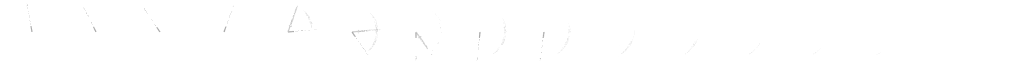
#> input picture jogos/hordas/fonte_arte/blender_corte/corte_hazaki_folha.png, 2048 x 128 px (shown at 1/2 size)
$ python girar_corte.py
#> lines starting #> are read from the running program, lines starting #| are printed output that depends on the picture; after the words box and inside, x2 and y2 are one past the last pixel; in counts of white or black regions, pixels touching at a corner belong together
"""Gira a folha do corte (Blender) em 22,5, 45 e 67,5 graus, quadro a quadro, com RotSprite (pixel art sem pixel solto).

Por que: o corte da katana era um sprite de pixel art girado em tempo de execucao por qualquer angulo. Girar pixel art livre
mistura pixels de tamanhos diferentes. Agora o jogo escolhe uma de 16 direcoes (passos de 22,5 graus). Os quadros dos multiplos de 90
graus saem de uma troca exata de UV no shader (efeitos.gd), sem reamostrar. Estes tres arquivos por variante sao os unicos que precisam de
reamostragem; o 0 grau e a folha original (corte_hazaki_folha.png, a mesma de assets/v2/efeitos/).

Limite conhecido: o quad do corte tem o tamanho do quadro, entao o que o giro leva para fora do quadro (a folha tem conteudo ate ~83 px do
centro, fora do circulo inscrito de raio 64) e cortado nos giros de 22,5, 45 e 67,5 graus; antes, com o no girado, o quad inteiro girava e
nada se perdia. O AVISO abaixo lista os quadros afetados. Aceito: a perda e so nos cantos extremos do arco e nao muda o alcance do golpe.

Algoritmo (RotSprite de Xenowhirl): ampliar 8x com Scale2x tres vezes (EPX, so cria cor onde ja existe), girar por vizinho mais proximo
no quadro ampliado em volta do centro (64, 64), reduzir pegando o pixel do meio de cada bloco 8x8. Sem media, entao as cores e os alfas
de saida sao um subconjunto dos de entrada.

Convencao do angulo = a do Godot: rotacao positiva = sentido horario na tela (y para baixo).

Uso (de qualquer pasta):  python girar_corte.py
Saida: jogos/hordas/projeto/assets/v2/efeitos/corte_hazaki_r{1,2,3}.png e corte_hazaki_ciano_r{1,2,3}.png
"""

import math
import os
import sys

import numpy as np
from PIL import Image

AQUI = os.path.dirname(os.path.abspath(__file__))
SAIDA = os.path.normpath(os.path.join(AQUI, "..", "..", "projeto", "assets", "v2", "efeitos"))
QUADRO = 128
FATOR = 8  # 3 passadas de Scale2x
PASSOS = (1, 2, 3)  # x 22,5 graus
# (arquivo-fonte, lado do pixel da arte). A ciano e desenhada numa grade 2x2 (cada pixel da arte = bloco 2x2): gira-se a versao reduzida
# (64x64 por quadro) e amplia-se de volta por repeticao, senao o RotSprite giraria a grade de 2 px como se fosse de 1 px e sairia pixel misto.
VARIANTES = {
    "corte_hazaki": ("corte_hazaki_folha.png", 1),
    "corte_hazaki_ciano": ("corte_hazaki_ciano_folha.png", 2),
    "corte_pfx": ("corte_pfx_folha.png", 1),
    "corte_pfx_ciano": ("corte_pfx_ciano_folha.png", 2),
}


def codificar(rgba: np.ndarray) -> np.ndarray:
    """RGBA 8 bits -> uint32. Alfa 0 vira 0 (o RGB de um pixel transparente nao conta)."""
    r, g, b, a = (rgba[..., i].astype(np.uint32) for i in range(4))
    cod = (r << 24) | (g << 16) | (b << 8) | a
    cod[a == 0] = 0
    return cod


def decodificar(cod: np.ndarray) -> np.ndarray:
    return np.stack([(cod >> 24) & 255, (cod >> 16) & 255, (cod >> 8) & 255, cod & 255], axis=-1).astype(np.uint8)


def scale2x(c: np.ndarray) -> np.ndarray:
    """Scale2x (AdvMAME2x): cada pixel vira 2x2; so copia a cor de um vizinho, nunca inventa."""
    p = np.pad(c, 1, mode="constant")
    P = p[1:-1, 1:-1]
    A, D = p[:-2, 1:-1], p[2:, 1:-1]  # cima, baixo
    C, B = p[1:-1, :-2], p[1:-1, 2:]  # esquerda, direita
    e0 = np.where((C == A) & (C != D) & (A != B), A, P)
    e1 = np.where((A == B) & (A != C) & (B != D), B, P)
    e2 = np.where((D == C) & (D != B) & (C != A), C, P)
    e3 = np.where((B == D) & (B != A) & (D != C), D, P)
    out = np.zeros((c.shape[0] * 2, c.shape[1] * 2), dtype=c.dtype)
    out[0::2, 0::2], out[0::2, 1::2], out[1::2, 0::2], out[1::2, 1::2] = e0, e1, e2, e3
    return out


def girar_quadro(q: np.ndarray, graus: float) -> np.ndarray:
    """q = quadro 128x128 codificado. Devolve o quadro girado `graus` (horario na tela)."""
    g = q
    for _ in range(3):
        g = scale2x(g)
    n = g.shape[0]
    th = math.radians(graus)
    c, s = math.cos(th), math.sin(th)
    ys, xs = np.mgrid[0:n, 0:n]
    dx, dy = xs + 0.5 - n / 2, ys + 0.5 - n / 2
    # fonte = R(-th) * (p - centro) + centro
    sx = np.floor(c * dx + s * dy + n / 2).astype(int)
    sy = np.floor(-s * dx + c * dy + n / 2).astype(int)
    ok = (sx >= 0) & (sx < n) & (sy >= 0) & (sy < n)
    rot = np.zeros_like(g)
    rot[ok] = g[sy[ok], sx[ok]]
    return rot[FATOR // 2 :: FATOR, FATOR // 2 :: FATOR]  # o pixel do meio de cada bloco 8x8


def processar(nome: str, arq: str, bloco: int) -> None:
    im = np.array(Image.open(os.path.join(AQUI, arq)).convert("RGBA"))
    assert im.shape[0] == QUADRO and im.shape[1] % QUADRO == 0, im.shape
    n = im.shape[1] // QUADRO
    cod = codificar(im)
    quadro = QUADRO // bloco
    if bloco > 1:
        peq = cod[::bloco, ::bloco]
        assert np.array_equal(np.repeat(np.repeat(peq, bloco, axis=0), bloco, axis=1), cod), "a fonte nao e uma grade %dx%d pura" % (bloco, bloco)
        cod = peq
    # o conteudo precisa caber no circulo inscrito (raio 64): fora dele um giro cortaria o canto
    ys, xs = np.mgrid[0:quadro, 0:quadro]
    fora_circ = ((xs + 0.5 - quadro / 2) ** 2 + (ys + 0.5 - quadro / 2) ** 2) > (quadro / 2) ** 2
    for k in range(n):
        q = cod[:, k * quadro : (k + 1) * quadro]
        if np.any(q[fora_circ] != 0):
            print("  AVISO: %s quadro %d tem conteudo fora do circulo inscrito (%d px)" % (nome, k, int(np.count_nonzero(q[fora_circ]))))
    cores_ent = set(np.unique(cod).tolist())
    for passo in PASSOS:
        saida = np.zeros_like(cod)
        for k in range(n):
            saida[:, k * quadro : (k + 1) * quadro] = girar_quadro(cod[:, k * quadro : (k + 1) * quadro], passo * 22.5)
        assert set(np.unique(saida).tolist()) <= cores_ent, "cor nova: houve suavizacao"
        saida = np.repeat(np.repeat(saida, bloco, axis=0), bloco, axis=1)
        destino = os.path.join(SAIDA, "%s_r%d.png" % (nome, passo))
        Image.fromarray(decodificar(saida), "RGBA").save(destino, optimize=True)
        print("%s: %s (%d quadros, %d cores de entrada, alfa total %d -> %d)" % (nome, os.path.basename(destino), n, len(cores_ent), int((cod & 255).sum()), int((saida & 255).sum()) // (bloco * bloco)))


if __name__ == "__main__":
    for nome, (arq, bloco) in VARIANTES.items():
        processar(nome, arq, bloco)
#> in processar, im is the input picture: shape (128, 2048, 4); mean R, G, B, A 5.4, 5.4, 5.4, 3.7
#> in codificar, `r, g, b, a = (rgba[..., i].astype(np.uint32) for i in range(4))`:
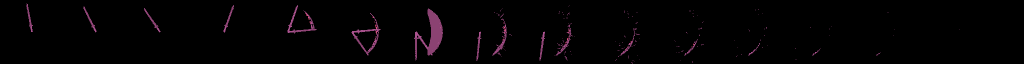
#> r: shape (128, 2048) uint32 (shown at 1/2 size); 4 distinct labels, from 0 to 255; one colour per label, 0 black
#> in codificar, `r, g, b, a = (rgba[..., i].astype(np.uint32) for i in range(4))`: a: shape (128, 2048) uint32; 7 distinct labels, from 0 to 255
#> in codificar, `cod = (r << 24) | (g << 16) | (b << 8) | a`:
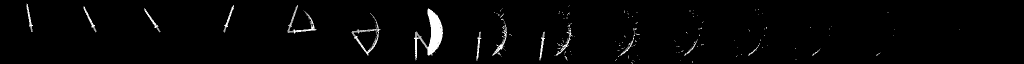
#> cod: shape (128, 2048) uint32 (shown at 1/2 size); min 0, max 4.29e+09, mean 90761896.9; drawn with min black and max white
#> the loop in processar, `for k in range(n):` made 16 passes
#|   AVISO: corte_hazaki quadro 7 tem conteudo fora do circulo inscrito (2 px)
#|   AVISO: corte_hazaki quadro 8 tem conteudo fora do circulo inscrito (22 px)
#|   AVISO: corte_hazaki quadro 9 tem conteudo fora do circulo inscrito (16 px)
#|   AVISO: corte_hazaki quadro 10 tem conteudo fora do circulo inscrito (12 px)
#|   AVISO: corte_hazaki quadro 11 tem conteudo fora do circulo inscrito (1 px)
#|   AVISO: corte_hazaki quadro 12 tem conteudo fora do circulo inscrito (1 px)
#> pass 1, in processar, `q = cod[:, k * quadro : (k + 1) * quadro]`:
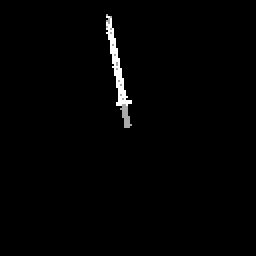
#> q: shape (128, 128) uint32 (shown 2 times larger); min 0, max 4.29e+09, mean 49632596.7; drawn with min black and max white
#> pass 3, in processar, `q = cod[:, k * quadro : (k + 1) * quadro]`:
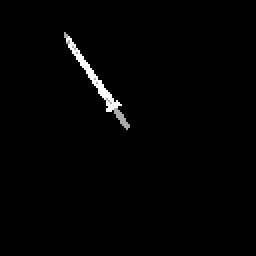
#> q: shape (128, 128) uint32 (shown 2 times larger); min 0, max 4.29e+09, mean 49982122; drawn with min black and max white
#> in processar, `cores_ent = set(np.unique(cod).tolist())`: cores_ent = 14 items
#> the loop in processar, `for passo in PASSOS:` made 3 passes
#| corte_hazaki: corte_hazaki_r1.png (16 quadros, 14 cores de entrada, alfa total 960868 -> 946990)
#| corte_hazaki: corte_hazaki_r2.png (16 quadros, 14 cores de entrada, alfa total 960868 -> 942595)
#| corte_hazaki: corte_hazaki_r3.png (16 quadros, 14 cores de entrada, alfa total 960868 -> 947071)
#> after the loop in processar, `for passo in PASSOS:`:
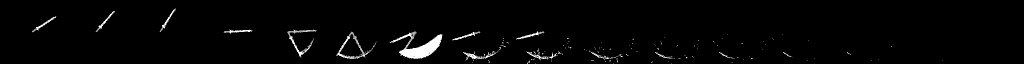
#> saida: shape (128, 2048) uint32 (shown at 1/2 size); min 0, max 4.29e+09, mean 86491134.5; drawn with min black and max white
#> pass 2 of the loop `for nome, (arq, bloco) in VARIANTES.items():`:
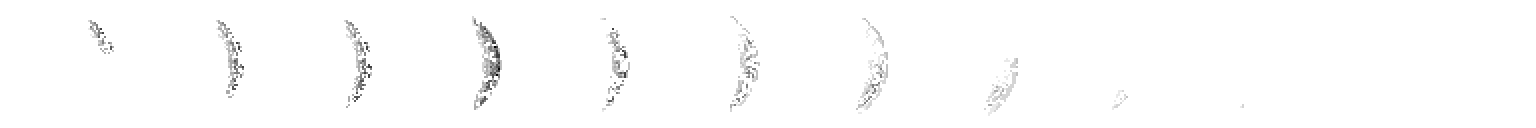
#> input picture jogos/hordas/fonte_arte/blender_corte/corte_hazaki_ciano_folha.png, 1536 x 128 px
#> in processar, im is the input picture: shape (128, 1536, 4); mean R, G, B, A 8, 8, 8, 8.3
#> r: shape (128, 1536) uint32; 4 distinct labels, from 0 to 255
#> a: shape (128, 1536) uint32; 5 distinct labels, from 0 to 255
#> cod: shape (128, 1536) uint32
#> ys: shape (64, 64) int64; 64 distinct labels, from 0 to 63
#> in processar (call 2), `fora_circ = ((xs + 0.5 - quadro / 2) ** 2 + (ys + 0.5 - quadro / 2) **..`:
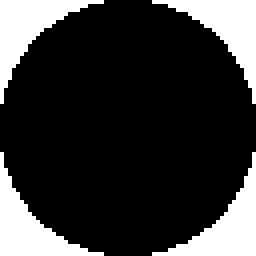
#> fora_circ: shape (64, 64) bool (shown 4 times larger); 21.2% white; 4 white regions, box (x1, y1, x2, y2) and area: (0, 0, 26, 26) 217, (38, 0, 64, 26) 217, (0, 38, 26, 64) 217, (38, 38, 64, 64) 217
#> the loop in processar (call 2), `for k in range(n):` made 12 passes
#|   AVISO: corte_hazaki_ciano quadro 3 tem conteudo fora do circulo inscrito (1 px)
#|   AVISO: corte_hazaki_ciano quadro 5 tem conteudo fora do circulo inscrito (1 px)
#|   AVISO: corte_hazaki_ciano quadro 6 tem conteudo fora do circulo inscrito (8 px)
#|   AVISO: corte_hazaki_ciano quadro 7 tem conteudo fora do circulo inscrito (12 px)
#|   AVISO: corte_hazaki_ciano quadro 8 tem conteudo fora do circulo inscrito (3 px)
#> (further printed lines are left out)
#> cores_ent = 17 items
#> the loop in processar (call 2), `for passo in PASSOS:` made 3 passes
#| corte_hazaki_ciano: corte_hazaki_ciano_r1.png (12 quadros, 17 cores de entrada, alfa total 407630 -> 383846)
#| corte_hazaki_ciano: corte_hazaki_ciano_r2.png (12 quadros, 17 cores de entrada, alfa total 407630 -> 380652)
#| corte_hazaki_ciano: corte_hazaki_ciano_r3.png (12 quadros, 17 cores de entrada, alfa total 407630 -> 380906)
#> after the loop in processar (call 2), `for passo in PASSOS:`:
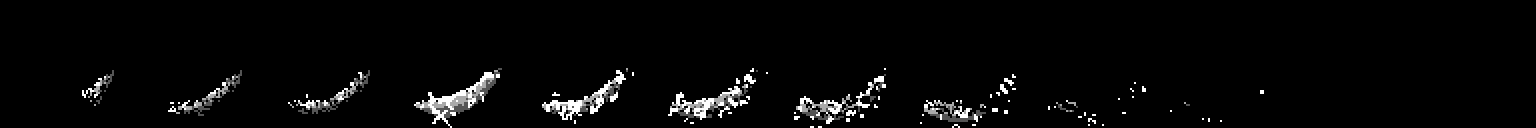
#> saida: shape (128, 1536) uint32; min 0, max 4.29e+09, mean 125246578.1; drawn with min black and max white
#> pass 3 of the loop `for nome, (arq, bloco) in VARIANTES.items():`:
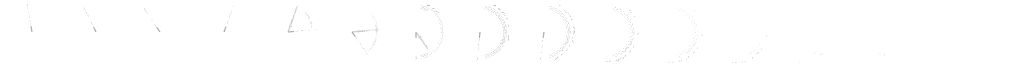
#> input picture jogos/hordas/fonte_arte/blender_corte/corte_pfx_folha.png, 2048 x 128 px (shown at 1/2 size)
#> in processar, im is the input picture: shape (128, 2048, 4); mean R, G, B, A 6, 6, 6, 4.5
#> r: shape (128, 2048) uint32; 5 distinct labels, from 0 to 255
#> a: shape (128, 2048) uint32; 9 distinct labels, from 0 to 255
#> cod: shape (128, 2048) uint32
#> ys: shape (128, 128) int64; 128 distinct labels, from 0 to 127
#> xs: shape (128, 128) int64
#> in processar (call 3), `fora_circ = ((xs + 0.5 - quadro / 2) ** 2 + (ys + 0.5 - quadro / 2) **..`:
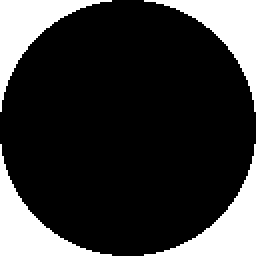
#> fora_circ: shape (128, 128) bool (shown 2 times larger); 21.3% white; 4 white regions, box (x1, y1, x2, y2) and area: (0, 0, 56, 56) 873, (72, 0, 128, 56) 873, (0, 72, 56, 128) 873, (72, 72, 128, 128) 873
#> the loop in processar (call 3), `for k in range(n):` made 16 passes
#|   AVISO: corte_pfx quadro 7 tem conteudo fora do circulo inscrito (2 px)
#|   AVISO: corte_pfx quadro 8 tem conteudo fora do circulo inscrito (22 px)
#|   AVISO: corte_pfx quadro 9 tem conteudo fora do circulo inscrito (16 px)
#|   AVISO: corte_pfx quadro 10 tem conteudo fora do circulo inscrito (12 px)
#|   AVISO: corte_pfx quadro 11 tem conteudo fora do circulo inscrito (1 px)
#> (further printed lines are left out)
#> the loop in processar (call 3), `for passo in PASSOS:` made 3 passes
#| corte_pfx: corte_pfx_r1.png (16 quadros, 17 cores de entrada, alfa total 1183450 -> 1161883)
#| corte_pfx: corte_pfx_r2.png (16 quadros, 17 cores de entrada, alfa total 1183450 -> 1165587)
#| corte_pfx: corte_pfx_r3.png (16 quadros, 17 cores de entrada, alfa total 1183450 -> 1163668)
#> after the loop in processar (call 3), `for passo in PASSOS:`:
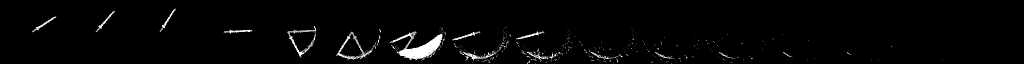
#> saida: shape (128, 2048) uint32 (shown at 1/2 size); min 0, max 4.29e+09, mean 97047570.7; drawn with min black and max white
#> the loop made 4 passes; the first 3 are shown
    sys.exit(0)
#> (the program exits here)
